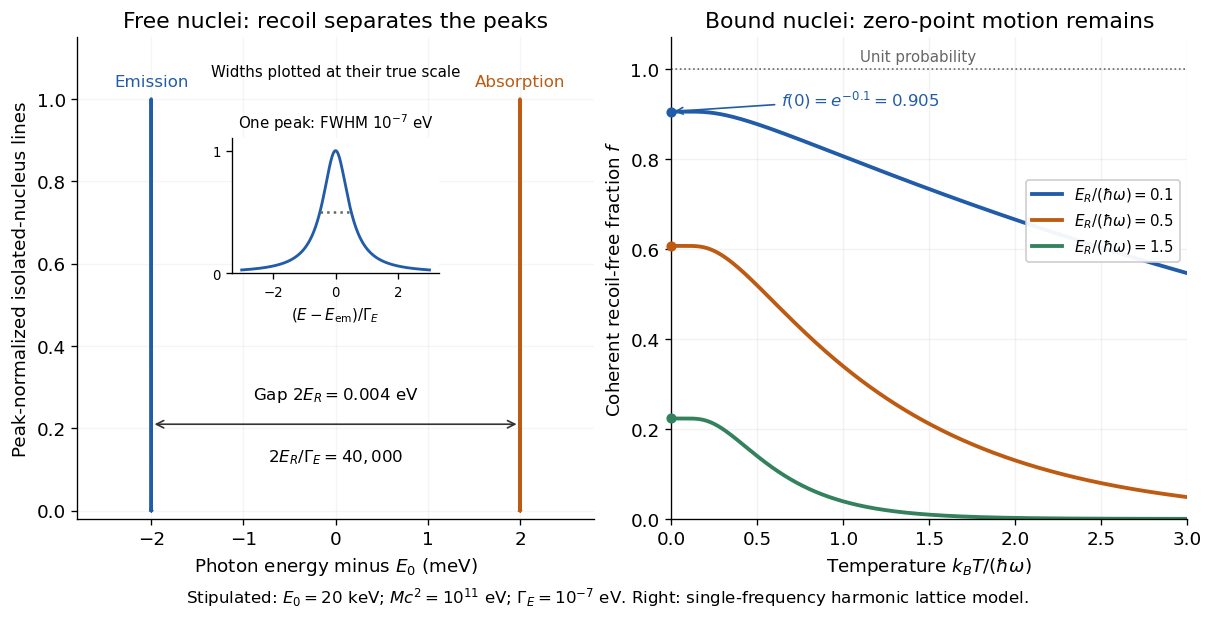

Write Python code to recreate this figure.
"""Original recoil and elastic fraction comparison, using stipulated parameters.

Tested with Python 3.14, NumPy 2.3.5, Matplotlib 3.10.7. Run from _media with
MPLBACKEND=Agg MPLCONFIGDIR=/tmp/codex-wiki-matplotlib python ../this-file.py.
No measured spectrum or historical trace is used.
"""

from pathlib import Path

import matplotlib.pyplot as plt
import numpy as np


def elastic_fraction(temperature_ratio, eta):
    """Harmonic lattice coherent elastic weight in an Einstein approximation."""
    t = np.asarray(temperature_ratio, dtype=float)
    coth = np.ones_like(t)
    np.divide(1.0, np.tanh(np.divide(0.5, t, out=np.full_like(t, np.inf), where=t > 0)),
              out=coth, where=t > 0)
    return np.exp(-eta * coth)


def main():
    plt.rcParams.update({"font.size": 11, "axes.spines.top": False,
                         "axes.spines.right": False, "figure.facecolor": "white"})
    fig, (left, right) = plt.subplots(1, 2, figsize=(10, 4.8), layout="constrained")
    gamma_ev = 1e-7
    recoil_ev = 0.002
    colors = ["#225ca8", "#bd5b12", "#33815d"]
    for offset, label, color in [(-recoil_ev, "Emission", colors[0]),
                                  (recoil_ev, "Absorption", colors[1])]:
        local_ev = np.linspace(-30 * gamma_ev, 30 * gamma_ev, 2401)
        profile = 1 / (1 + (2 * local_ev / gamma_ev) ** 2)
        left.plot((offset + local_ev) * 1e3, profile, color=color, lw=2, label=label)
        left.text(offset * 1e3, 1.03, label, color=color, ha="center", fontsize=10)
    left.set(xlim=(-2.8, 2.8), ylim=(-0.02, 1.15), xlabel=r"Photon energy minus $E_0$ (meV)",
             ylabel="Peak-normalized isolated-nucleus lines", title="Free nuclei: recoil separates the peaks")
    left.annotate("", xy=(2, 0.21), xytext=(-2, 0.21),
                  arrowprops={"arrowstyle": "<->", "color": "#333333"})
    left.text(0, 0.27, r"Gap $2E_R=0.004$ eV", ha="center", fontsize=10)
    left.text(0, 0.12, r"$2E_R/\Gamma_E=40,000$", ha="center", fontsize=10)
    inset = left.inset_axes([0.30, 0.51, 0.4, 0.28])
    z = np.linspace(-3, 3, 301)
    inset.plot(z, 1 / (1 + 4 * z**2), color=colors[0], lw=1.7)
    inset.hlines(0.5, -0.5, 0.5, color="0.4", ls=":")
    inset.set(xticks=[-2, 0, 2], yticks=[0, 1], ylim=(0, 1.1),
              xlabel=r"$(E-E_{\rm em})/\Gamma_E$")
    inset.tick_params(labelsize=8)
    inset.xaxis.label.set_size(9)
    inset.set_title(r"One peak: FWHM $10^{-7}$ eV", fontsize=9)
    left.text(0.5, 0.92, "Widths plotted at their true scale", transform=left.transAxes,
              ha="center", fontsize=9)
    left.grid(alpha=0.12)

    t = np.linspace(0, 3, 601)
    for eta, color in zip([0.1, 0.5, 1.5], colors):
        f = elastic_fraction(t, eta)
        right.plot(t, f, color=color, lw=2.3, label=fr"$E_R/(\hbar\omega)={eta}$")
        right.scatter([0], [np.exp(-eta)], color=color, s=26, zorder=4, clip_on=False)
    right.axhline(1, color="0.4", lw=1, ls=":")
    right.text(1.1, 1.016, "Unit probability", fontsize=9, color="0.4")
    right.set(xlim=(0, 3), ylim=(0, 1.07), xlabel=r"Temperature $k_BT/(\hbar\omega)$",
              ylabel=r"Coherent recoil-free fraction $f$", title="Bound nuclei: zero-point motion remains")
    right.annotate(r"$f(0)=e^{-0.1}=0.905$", xy=(0, np.exp(-0.1)), xytext=(0.64, 0.92),
                   fontsize=10, color=colors[0], arrowprops={"arrowstyle": "->", "color": colors[0]})
    right.legend(loc="upper right", bbox_to_anchor=(1, 0.72), fontsize=9, framealpha=0.95)
    right.grid(alpha=0.16)
    fig.text(0.5, -0.035, r"Stipulated: $E_0=20$ keV; $Mc^2=10^{11}$ eV; "
             r"$\Gamma_E=10^{-7}$ eV. Right: single-frequency harmonic lattice model.",
             ha="center", fontsize=10)
    fig.savefig(Path(__file__).stem + ".png", dpi=120, facecolor="white", transparent=False,
                bbox_inches="tight")
    plt.close(fig)


if __name__ == "__main__":
    main()
